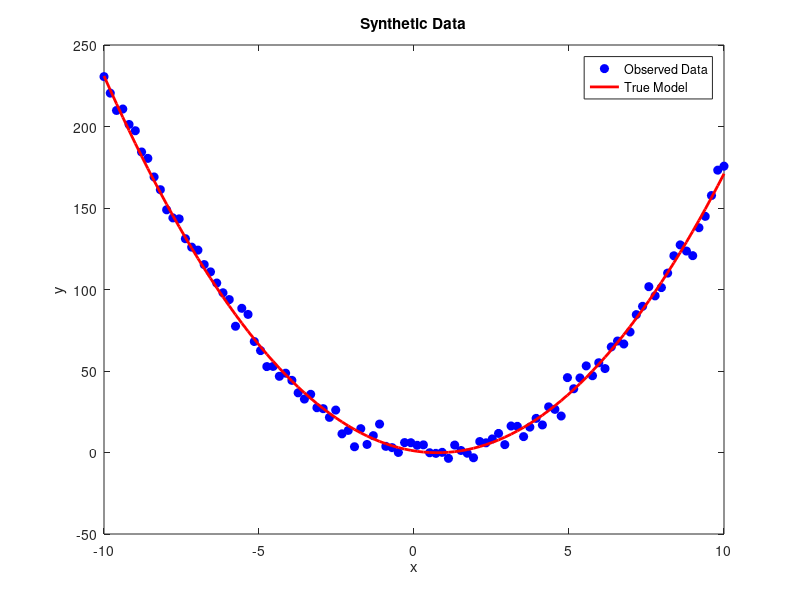

Write MATLAB code to recreate this figure. (Note: this script raises an error after producing the figure.)
% Synthetic Data Generation
% Considering quadratic equation: y = ax^2 + bx + c
a = 2;
b = -3;
c = 1;

% Generating synthetic data with noise
x = linspace(-10, 10, 100);
y_true = a * x.^2 + b * x + c;
noise = 5 * randn(size(x));
y_observed = y_true + noise;

% Plotting the synthetic data
figure;
plot(x, y_observed, 'bo', 'MarkerFaceColor', 'b');
hold on;
plot(x, y_true, 'r', 'LineWidth', 2);
xlabel('x');
ylabel('y');
title('Synthetic Data');
legend('Observed Data', 'True Model');

% Defining the Objective Function
%We are calculating the sum of square of difference between model output and obaserved data (synthetic data)
objective_function = @(params) sum((params(1) * x.^2 + params(2) * x + params(3) - y_observed).^2);

% Global Optimization - Using the Simulated Annelaing algorithm
options = optimoptions(@simulannealbnd, 'Display', 'iter');
lb = [-10, -10, -10];  % Lower bounds for parameters
ub = [10, 10, 10];     % Upper bounds for parameters
initial_guess = [1, 1, 1];  % Initial guess for parameters

[params_optimized, fval] = simulannealbnd(objective_function, initial_guess, lb, ub, options);

% Plotting the optimized model
y_optimized = params_optimized(1) * x.^2 + params_optimized(2) * x + params_optimized(3);
plot(x, y_optimized, 'g', 'LineWidth', 2);
legend('Observed Data', 'True Model', 'Optimized Model');
hold off;

disp('Optimized Parameters:');
disp(params_optimized);
disp(['Optimized : ', num2str(fval)]);
